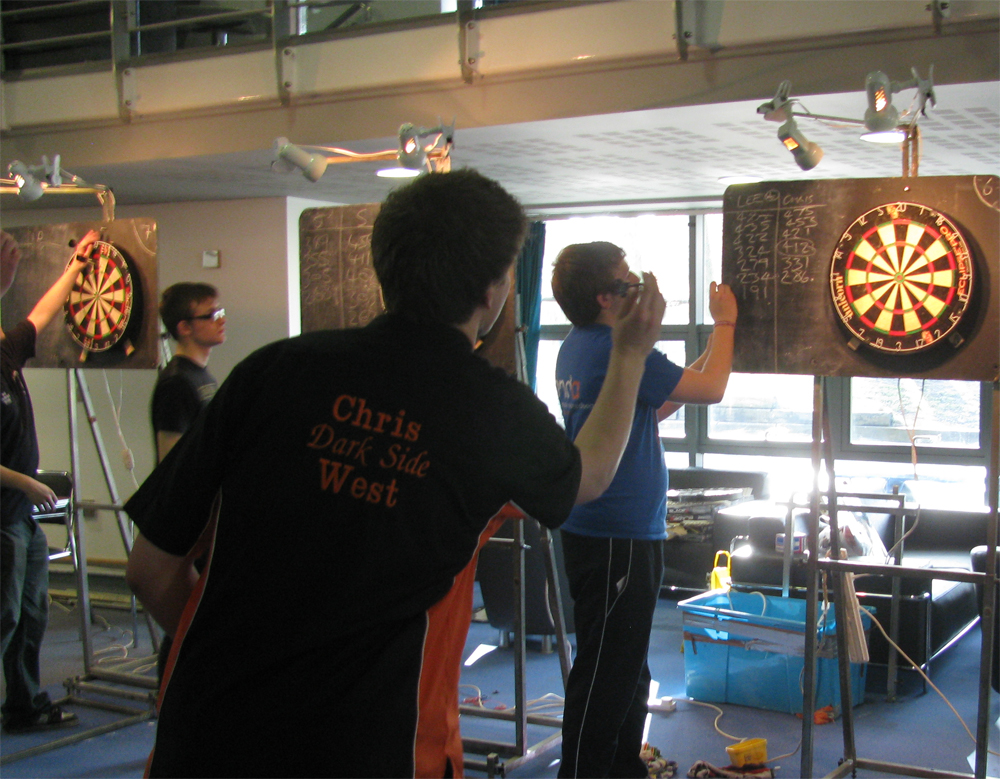
#> input picture images/dart8.jpg, 1000 x 779 px
$ jupyter execute Q3.ipynb   (older library calls are emulated)
#> lines starting #> are read from the running program, lines starting #| are printed output that depends on the picture; after the words box and inside, x2 and y2 are one past the last pixel; in counts of white or black regions, pixels touching at a corner belong together
[cell 1]
import matplotlib.pyplot as plt
import numpy as np
import cv2
import math
import time

i=8

# location = "../images/dart.bmp"
location = str("../images/dart") + str(i) + str(".jpg")
imgcol = cv2.imread(location)
#> imgcol is the input picture: shape (779, 1000, 3); mean B, G, R 83.3, 90.1, 95.6
img = 2*np.array(cv2.cvtColor(imgcol, cv2.COLOR_BGR2GRAY))
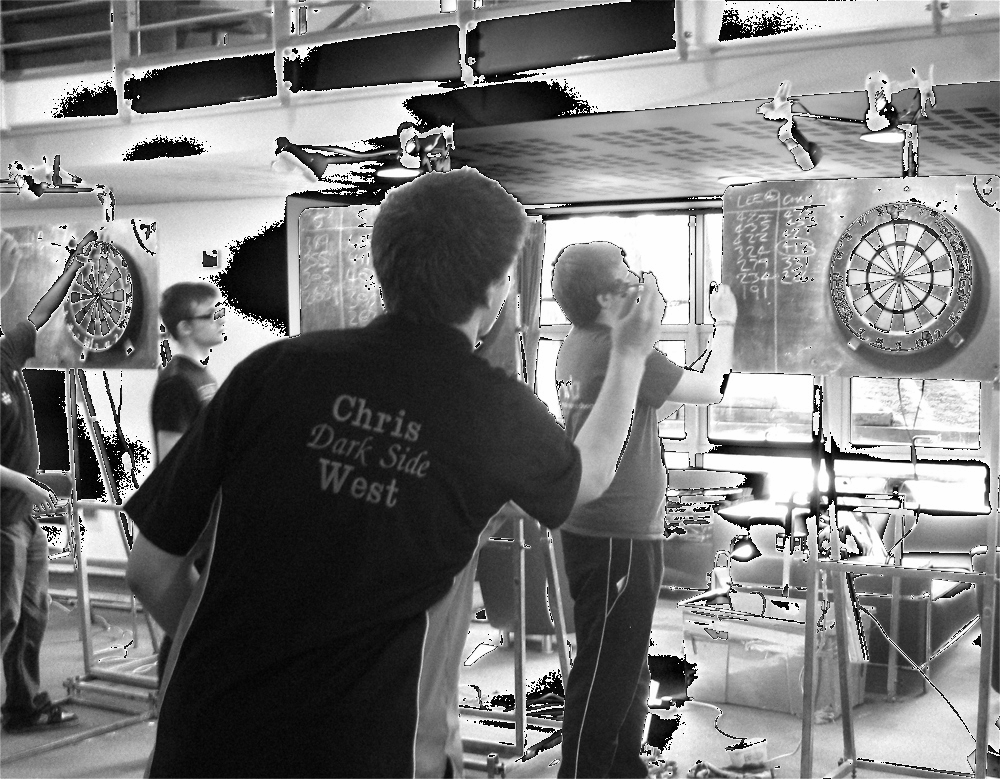
#> img: shape (779, 1000); min 0, max 254, mean 120

#implement own sobel operator***********************************
sobelx = cv2.Sobel(img,cv2.CV_64F,1,0,ksize=3)
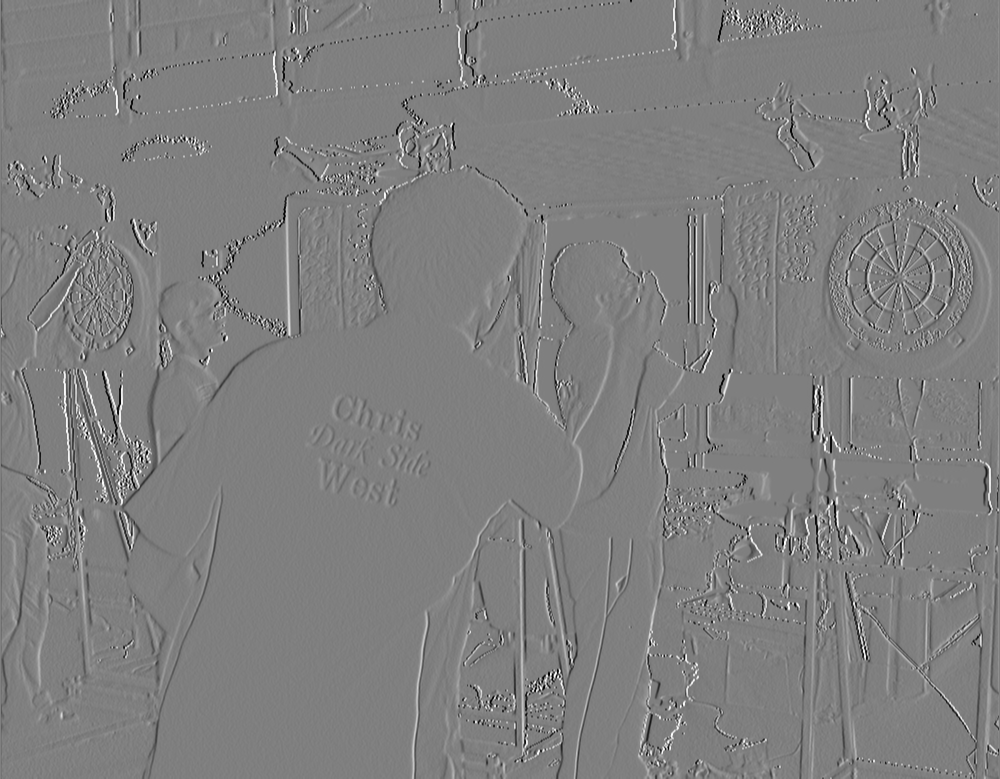
#> sobelx: shape (779, 1000) float64; min -1014, max 1014, mean 0.3; drawn with min black and max white
sobely = cv2.Sobel(img,cv2.CV_64F,0,1,ksize=3)
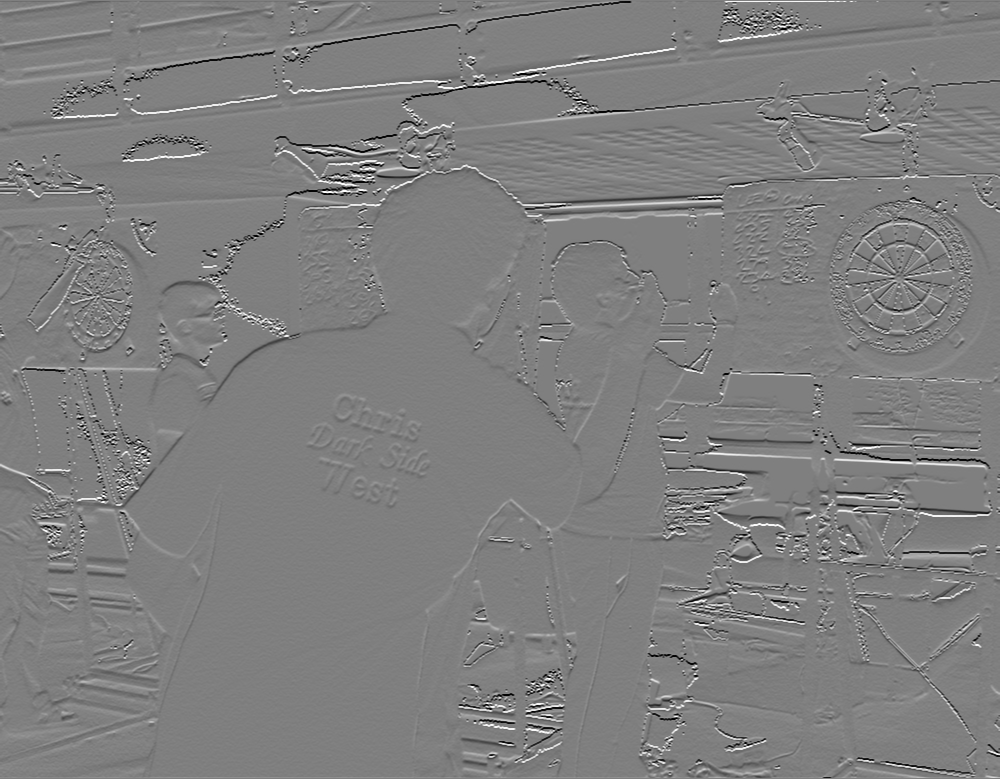
#> sobely: shape (779, 1000) float64; min -1016, max 1016, mean -0.4; drawn with min black and max white

(M,N) = sobelx.shape
#> M = 779; N = 1000
grad = np.zeros((M,N))
direc = np.zeros((M,N))
thresh = 2*np.sum(img)/(N*M) #the higher the quicker, but risk not representing edges
#> thresh = 240

for m in range (0,M): #m = y
    for n in range  (0,N): # n = x
        grad[m,n] = math.sqrt(sobelx[m,n]**2 + sobely[m,n]**2)
        if sobelx[m,n] == 0: # to prevent division by zero in direc
            sobelx[m,n]= 1*10**(-5)
        direc[m,n] = np.arctan(sobely[m,n]/sobelx[m,n])
        if grad[m,n]>thresh:
            grad[m,n] = 255
        else:
            grad[m,n] = 0
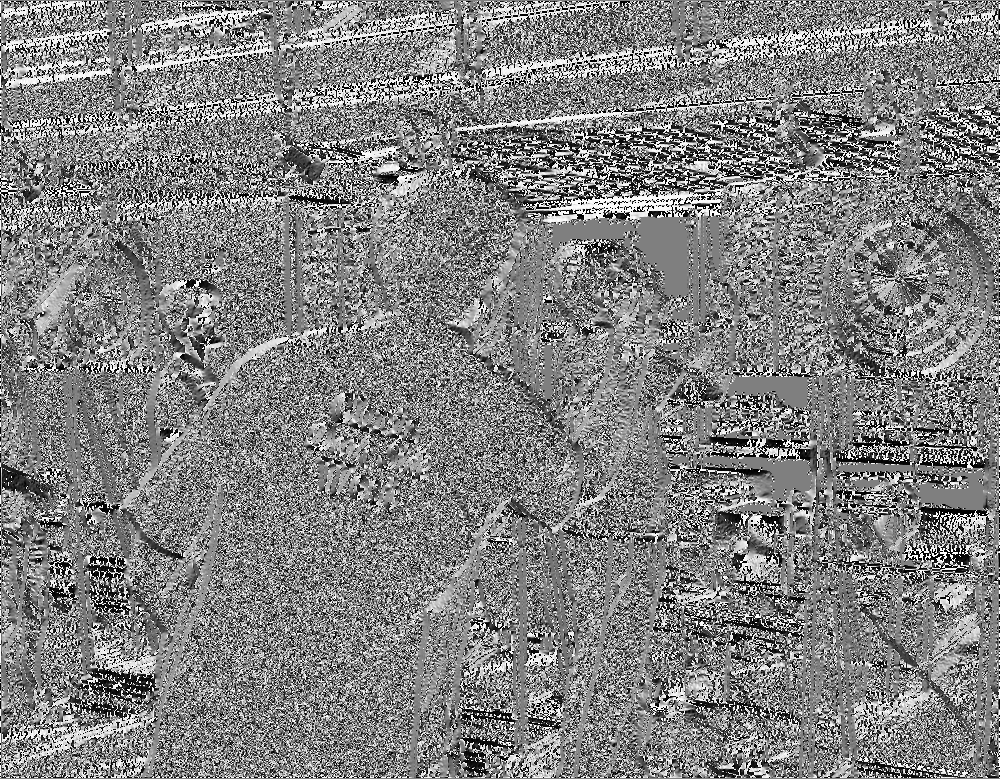
#> direc: shape (779, 1000) float64; min -1.57, max 1.57, mean 0.0234; drawn with min black and max white
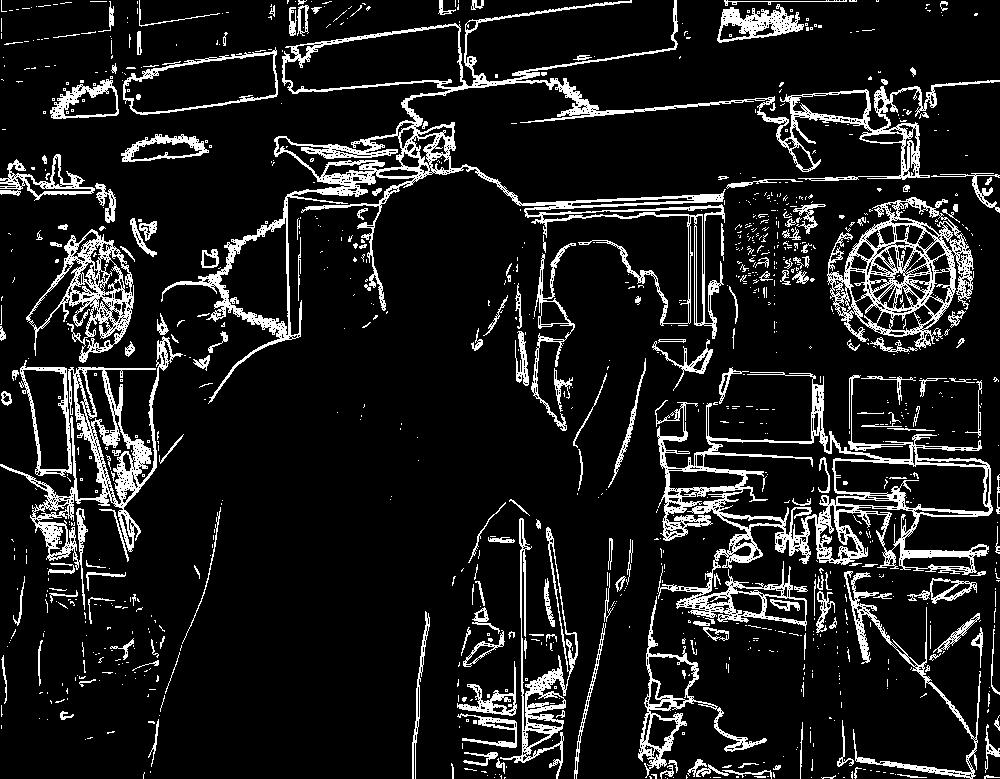
#> grad: shape (779, 1000) float64; 11.7% white in thin lines or dots
#> sobelx: shape (779, 1000) float64; 5.79% of pixels changed, all inside (x1, y1, x2, y2) = (0, 0, 1000, 779)
# grad = cv2.Canny(img, thresh*0.5, thresh*2, 3 )

saveloc1 = (str("edgedetected/dartedge" + str(i) + str(".jpg")))
cv2.imwrite(saveloc1,grad)
plt.imshow(grad, cmap='gray')

[cell 2]
#Hough Circle

#assuming the full board has to be in the image and the board isn't distorted.
maxrad = 100 #int(max(M,N)) #rad of largest circle
nc =  maxrad #numcir

stime = time.time()
rad = np.zeros(nc)
for a in range (10,nc): # not zero to stop detection of tiny dots
    rad[a] = (a+1)*maxrad/nc

Hxyr = np.zeros ((M,N,nc))
total= M*N
#> total = 779000


for m in range (0,M): #y
    for n in range (0,N): #x
        if grad[m,n] == 255:
            for r in rad:
                # optimisation of the for loop to only cater for the top left quarter of a circle to its center
                y0 = int(np.round(m + r*math.sin(direc[m,n])))
#                 y1 = int(np.round(m - r*math.sin(direc[m,n])))
                x0 = int(np.round(n + r*math.cos(direc[m,n])))
#                 x1 = int(np.round(n - r*math.cos(direc[m,n])))

                # to cater for noise we +/- 1 degree
                y1 = int(np.round(m + r*math.sin(direc[m,n]+math.pi/180)))
                x1 = int(np.round(n + r*math.cos(direc[m,n]+math.pi/180)))
                y2 = int(np.round(m + r*math.sin(direc[m,n]-math.pi/180)))
                x2 = int(np.round(n + r*math.cos(direc[m,n]-math.pi/180)))

                #removing 2 if statements to speed up the loop
                dx = 2*abs(x2-x1)
                dy = 2*abs(y2-y1)

                radindex = int(nc*r/maxrad -1)
                if dy<=y0<M-dy and dx<=x0<N-dx:
                    Hxyr[y0,x0,radindex] += 1
#                 if 0<=y1<M and 0<=x1<N:
                    Hxyr[y1,x1,radindex] += 1
#                 if 0<=y2<M and 0<=x2<N:
                    Hxyr[y2,x2,radindex] += 1
                else:
                    break #break to prevent unecessary calculation wiht larger r values

                # [16 lines of commented-out code are left out]
etime = time.time()
print("runtime: Hough space " + str(etime-stime))
